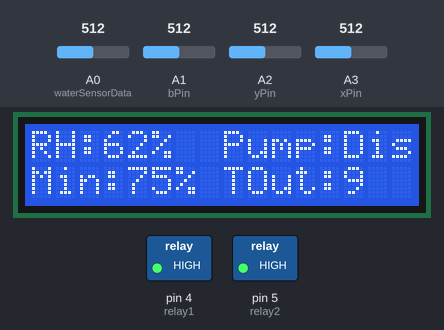
A sketch run on a simulated Arduino Uno, built with avr-gcc and run on an emulated ATmega328P. Parts: 16×2 character LCD, switched loads named in the sketch (green lamp = pin HIGH). Inputs (shaded band) come from the test bench; at power-on: A3 (xPin) = 512, A0 (waterSensorData) = 512, A1 (bPin) = 512, A2 (yPin) = 512. What the sketch prints to the serial monitor is not drawn.

Above: at 1.3 s.
1.4 s: A3 (xPin) set to 487
3.8 s: A3 (xPin) set to 463
At 4.25 s:
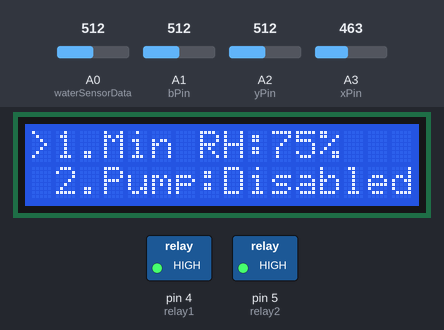
6.2 s: A3 (xPin) set to 593
8.0 s: A3 (xPin) set to 612
At 10.6 s:
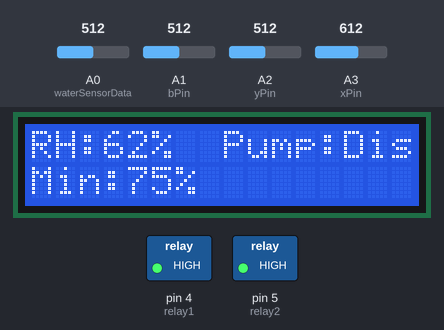
11.0 s: A0 (waterSensorData) set to 470
At 11.8 s:
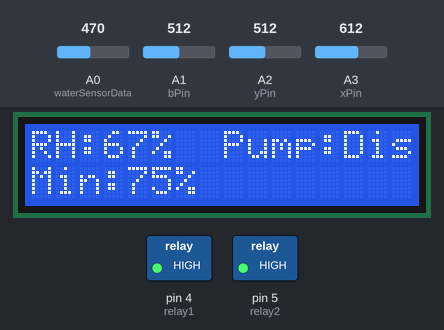
12.6 s: A0 (waterSensorData) set to 490
At 13.9 s:
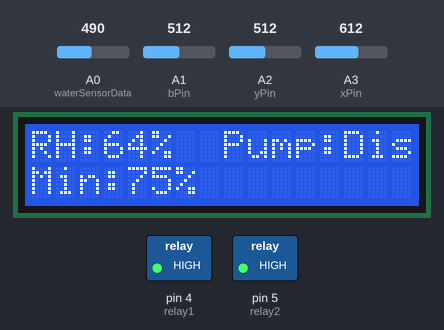
Timing chart, 0 to 15.1 s (numbered marks = the images above; inputs shaded):
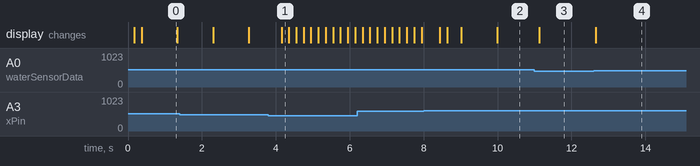

Measured:
- the behaviour switches between 480 and 479 on A3 (xPin) (found by bisection; images 0 and 1)
- the behaviour switches between 600 and 601 on A3 (xPin) (found by bisection; images 1 and 2)
- after the input at 3.8 s, the display: changes after 0.35 s (image 1)
- after the input at 11.0 s, the display: changes after 0.13 s (image 3)
- after the input at 12.6 s, the display: changes after 0.05 s (image 4)

The sketch:

Climate_Control.ino
```cpp
#include <EEPROMex.h>
#include <Wire.h>
#include <LiquidCrystal_I2C.h>


LiquidCrystal_I2C lcd(0x27,16,2);

int displayMode_MAIN = 0;
int displayMode_SETTINGS = 1;

int displayMode = displayMode_MAIN;

int currentSettingsLine = 1;
int settingsCount = 4;

boolean editMode = false;
int selectedSettingsParameter = 1;
int linesToShow = 2;

void setup() {
  Serial.begin(9600);
  loadAllSettings();
  initControl();
  initDisplay();
  Serial.println("--Start--");
}

void loop() {
  checkControl();
  displayUpdate();
  wait(150);
}
```

control.ino
```cpp
int humidityValue = 0;
int humidityMin = 75;

int waterSensorData = 0;

int relay1 = 4;
int relay2 = 5;

int relay2OnTime = 2;

boolean isRelay1Active = false;
boolean isRelay2Active = false;

boolean isRelay1On = false;
boolean isRelay2On = false;

long timeToPompOff = 0;
long timeoutPumpOn = 0;

int editedValue;

//settings
int timeoutBetweenPumpOn = 60;


int xPin = 3;
int yPin = 2;
int bPin = 1;

void initControl() {
  timeoutPumpOn = 10000;

  pinMode(waterSensorData, INPUT);

  pinMode(relay1, OUTPUT);
  pinMode(relay2, OUTPUT);

  digitalWrite(relay1, 1);
  digitalWrite(relay2, 1);
}

void checkControl() {
  int wsd = analogRead(waterSensorData);
  humidityValue = map(wsd, 1022, 200, 0, 100);

  if(humidityValue > 100) {
    humidityValue = 100;
  }
  if(isRelay2On && timeToPompOff <= 0) {
    pumpOff();
  } else if (!isRelay2On && timeoutPumpOn <= 0
        && humidityValue < humidityMin ) {
    pumpOn();
  }
  if(displayMode == displayMode_MAIN) {
    mainDisplayControl();
  }
  if(displayMode == displayMode_SETTINGS) {
    settingsDisplayControl();
  }
}

void mainDisplayControl() {
  int xp = analogRead(xPin);
  boolean right = analogRead(xPin) < 480;
  if(right) {
    selectedSettingsParameter = 1;
    currentSettingsLine = 1;
    displayMode = displayMode_SETTINGS;
    wait(300);
  }
}

void settingsDisplayControl() {
  int x = analogRead(xPin);
  int y = analogRead(yPin);
  boolean btn = analogRead(bPin) == 0;

  boolean left = x > 600;
  boolean right = x < 480;
  boolean down = y < 480;
  boolean up = y > 600;

  if(btn + left + right + up + down > 1) {
    return;
  }

  if(editMode) {
    if(btn) {
      editMode = false;
      saveToEEPROM();
    } else if(left) {
      editMode = false;
      cancelEdit();
      wait(300);
    } else if(up) {
      changeSettings(true);
    } else if(down) {
      changeSettings(false);
    }

  } else {
    if(left) {
      displayMode = displayMode_MAIN;
    } else if(right) {
      editMode = true;
      editedValue = getCurrentSettingsValue();
    } else if(up) {
      //line up
      if(selectedSettingsParameter > 1) {
        selectedSettingsParameter--;
        if(selectedSettingsParameter < currentSettingsLine) {
          currentSettingsLine = selectedSettingsParameter;
        }
      }
    } else if(down) {
      //line down
      if(selectedSettingsParameter < settingsCount) {
        selectedSettingsParameter++;
        if(selectedSettingsParameter > (currentSettingsLine + (linesToShow - 1))) {
          currentSettingsLine++;
        }
      }
    }
  }
}

int getCurrentSettingsValue() {
  switch(selectedSettingsParameter) {
    case 1: return humidityMin;
    case 2: return isRelay2Active;
    case 3: return relay2OnTime;
    case 4: return timeoutBetweenPumpOn;
  }
}

void cancelEdit() {
   switch(selectedSettingsParameter) {
    case 1: humidityMin = editedValue;
      break;
    case 2: isRelay2Active = editedValue;
      break;
    case 3: relay2OnTime = editedValue;
      break;
    case 4: timeoutBetweenPumpOn = editedValue;
  }
}

void saveToEEPROM() {
   switch(selectedSettingsParameter) {
    case 1: saveMinHR();
      break;
    case 2: savePumpStatus();
      break;
    case 3: savePumpUpTime();
      break;
    case 4: savePumpTimeOut();
  }
}

void changeSettings(boolean isIncrement){
  switch(selectedSettingsParameter) {
    case 1: {
      int humidityMinNew = humidityMin + (isIncrement ? 1 : -1);
      if(humidityMinNew >= 10 && humidityMinNew <= 99 ) {
        humidityMin = humidityMinNew;
      }
      break;
    }
    case 2: isRelay2Active = !isRelay2Active;
      break;
    case 3: {
      int relay2OnTimeNew = relay2OnTime + (isIncrement ? 1 : -1);
      if(relay2OnTimeNew > 0 && relay2OnTimeNew <= 9) {
        relay2OnTime = relay2OnTimeNew;
      }
      break;
    }
    case 4: {
      int timeoutBetweenPumpOnNew = timeoutBetweenPumpOn + (isIncrement ? 1 : -1);
      if(timeoutBetweenPumpOnNew > 0 && timeoutBetweenPumpOnNew <= 600) {
        timeoutBetweenPumpOn = timeoutBetweenPumpOnNew;
      }
      break;
    }
  }
}

void wait(long t) {
  delay(t);
  t += 50;
  if(timeToPompOff > 0) {
    if(t > timeToPompOff) {
      timeToPompOff = 0;
    } else {
      timeToPompOff -= t;
    }
  }
  if(timeoutPumpOn > 0) {
    if(t > timeoutPumpOn) {
      timeoutPumpOn = 0;
    } else {
      timeoutPumpOn -= t;
    }
  }
}

void pumpOn(){
  if(isRelay2Active) {
    digitalWrite(relay2, 0);
    isRelay2On = true;
    timeToPompOff = relay2OnTime * 1000L;
    timeoutPumpOn = timeoutBetweenPumpOn * 1000L;
    Serial.print("- Pump ON -");
  }
}

void pumpOff(){
  digitalWrite(relay2, 1);
   isRelay2On = false;
   Serial.print("- Pump OFF -");
}
```

display.ino
```cpp
String blankStr = "                             ";
boolean editBlink = true;

void initDisplay() {
  lcd.init();
  lcd.backlight();
}

void displayUpdate() {
  if(displayMode == displayMode_MAIN) {
    printMainDisplay();
  } else if(displayMode == displayMode_SETTINGS) {
    printSettingsDisplay();
  }
}

void printMainDisplay() {
  String val_1_1 =  String("RH:") + humidityValue + "%   ";
  String val_1_2 =  String("Pump:") + getPumpModeStr() + "  ";
  String val_2_1 =  String("Min:") + humidityMin + "%   ";
  String val_2_2 =  (timeoutPumpOn > 0 ? "TOut:" + String(timeoutPumpOn/1000) : "   ") + "     ";

  lcd.setCursor(0, 0);
  lcd.print(val_1_1.substring(0, 8));

  lcd.setCursor(8, 0);
  lcd.print(val_1_2);

  lcd.setCursor(0, 1);
  lcd.print(val_2_1.substring(0, 8));

  lcd.setCursor(8, 1);
  lcd.print(val_2_2);
}

String getPumpModeStr() {
  if(isRelay2On) {
    return "ON";
  } else if (!isRelay2Active) {
    return "Disabled";
  } else {
    return "OFF";
  }
}

void printSettingsDisplay() {
  if(editMode) {
    editBlink = !editBlink;
  }
  for(int printedLine = 0; printedLine < linesToShow; printedLine++ ) {
    lcd.setCursor(0, printedLine);
    lcd.print(currentSettingsLine + printedLine == selectedSettingsParameter ? ">" : " ");
    lcd.print(settingsLine(currentSettingsLine + printedLine) + "           ");
  }
}

String settingsLine(int line) {
  switch(line) {
    case 1: {
      String val = String(humidityMin);
      if(editBlink && editMode && selectedSettingsParameter == 1) {
        val =  blankStr.substring(0, val.length());
      }
      return String("1.Min RH:") + val + "%";
    }
    case 2: {
      String val = isRelay2Active ? "Active" : "Disabled";
      if(editBlink && editMode && selectedSettingsParameter == 2) {
        val =  blankStr.substring(0, val.length());
      }
      return String("2.Pump:") + val;
    }
    case 3: {
      String val = String(relay2OnTime);
      if(editBlink && editMode && selectedSettingsParameter == 3) {
        val =  blankStr.substring(0, val.length());
      }
      return String("3.Pump UpTime:") + val;
    }
    case 4: {
      String val = String(timeoutBetweenPumpOn);
      if(editBlink && editMode && selectedSettingsParameter == 4) {
        val =  blankStr.substring(0, val.length());
      }
      return String("4.Pump TOut:") + val;
    }
    default: "                      ";
  }
}
```

settings.ino
```cpp
int addr_MinHR = 0;
int addr_PumpStatus = 10;
int addr_PumpUpTime = 20;
int addr_PumpTimeOut = 30;


long null_int = 65535;
long null_byte = 255;

int minHR_default = 75;
int pumpStatus_default = 0;
int pumpUpTime_default = 2;
int pumpTimeOut_default = 60;

void loadAllSettings(){
 int minHR = EEPROM.read(addr_MinHR);
 if(minHR == null_byte) {
    minHR = minHR_default;
 }
 humidityMin = minHR;

 int pumpStatus = EEPROM.read(addr_PumpStatus);
 if(pumpStatus == null_byte) {
     pumpStatus = pumpStatus_default;
 }
 isRelay2Active = pumpStatus > 0;

 int pumpUpTime = EEPROM.read(addr_PumpUpTime);
 if(pumpUpTime == null_byte) {
  pumpUpTime = pumpUpTime_default;
 }
  relay2OnTime = pumpUpTime;

 long pumpTimeOut = EEPROM.readInt(addr_PumpTimeOut);
 if(pumpTimeOut == null_int) {
  pumpTimeOut = pumpTimeOut_default;
 }
 timeoutBetweenPumpOn = pumpTimeOut;

  Serial.println("--- Loaded Settings from EEPROM ---");
  Serial.print("minHR:"); Serial.println(minHR);
  Serial.print("pumpStatus:"); Serial.println(pumpStatus);
  Serial.print("pumpUpTime:"); Serial.println(pumpUpTime);
  Serial.print("pumpTimeOut:"); Serial.println(pumpTimeOut);
  Serial.println("-----------------------------------");
};

void saveMinHR(){
  EEPROM.write(addr_MinHR, humidityMin);
  Serial.print("SAVED MinHR:"); Serial.println(humidityMin);
};

void savePumpStatus(){
  EEPROM.write(addr_PumpStatus, isRelay2Active ? 1 : 0);
  Serial.print("SAVED isRelay2Active:"); Serial.println(isRelay2Active);
};

void savePumpUpTime(){
  EEPROM.write(addr_PumpUpTime, relay2OnTime);
  Serial.print("SAVED relay2OnTime:"); Serial.println(relay2OnTime);
};

void savePumpTimeOut(){
  EEPROM.writeInt(addr_PumpTimeOut, timeoutBetweenPumpOn);
  Serial.print("SAVED timeoutBetweenPumpOn:"); Serial.println(timeoutBetweenPumpOn);
};
```
